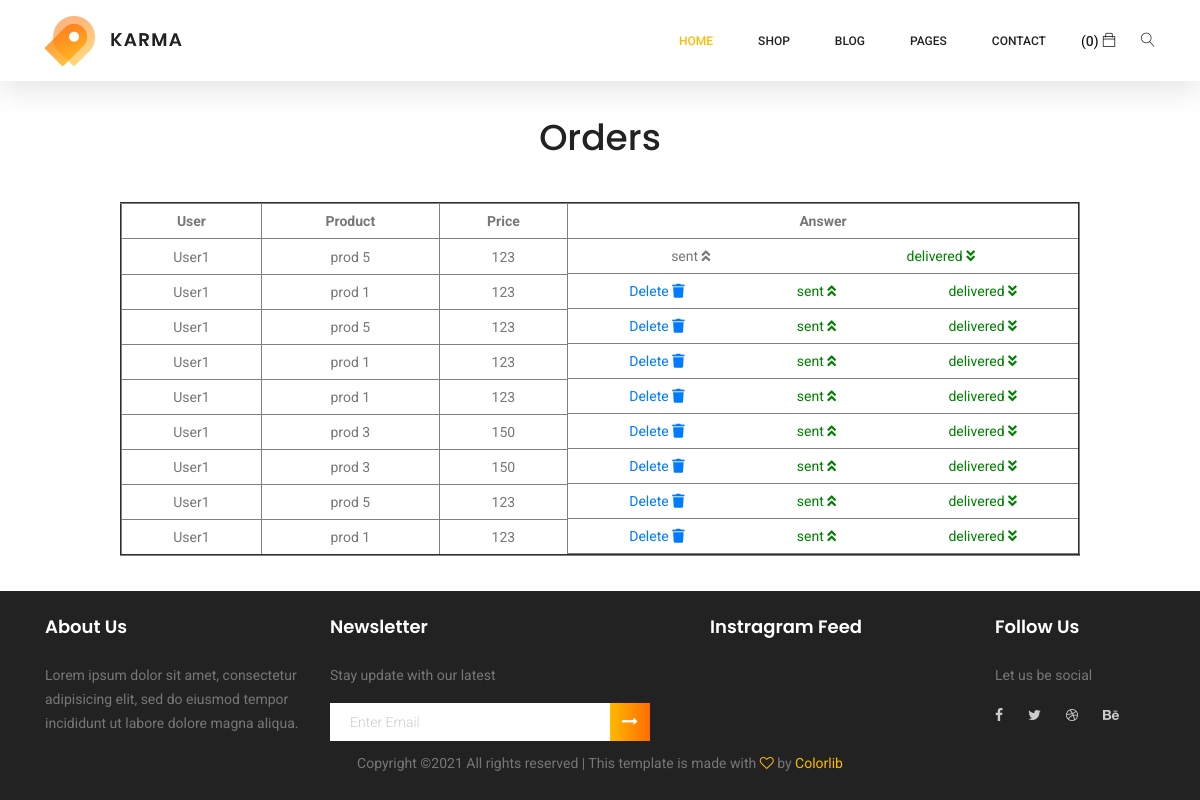
Page /admin/orders on the committed database.
### tables this page shows
CREATE TABLE `orders` (
  `id` int(11) NOT NULL,
  `user_id` int(11) NOT NULL,
  `product_count` int(11) NOT NULL,
  `prod_id` int(11) NOT NULL,
  `date` datetime NOT NULL,
  `status_id` int(11) DEFAULT NULL
);

CREATE TABLE `user` (
  `id` int(11) NOT NULL,
  `login` varchar(255) NOT NULL,
  `password` varchar(255) NOT NULL,
  `country` varchar(255) NOT NULL
);

CREATE TABLE `products` (
  `id` int(11) NOT NULL,
  `name` varchar(255) NOT NULL,
  `price` int(11) NOT NULL,
  `is_top` int(1) NOT NULL,
  `description` text NOT NULL,
  `image` varchar(255) NOT NULL,
  `coming_soon` int(1) NOT NULL,
  `width` int(11) NOT NULL,
  `height` int(11) NOT NULL,
  `depth` int(11) NOT NULL,
  `Weight` int(11) NOT NULL
);

### config/routes.php (called while the page is built)
<?php
return [
	'bag/add/([0-9]+)' => "bag/add/$1",
	'bag/buy' => "bag/buy",
	'bag/count' => "bag/count",
	'bag/del/([0-9]+)' => "bag/delete/$1",
	'bag' => "bag/View",
	'user/login' => "user/login",
	"user/cabinet" => "user/cabinet",
	'user/orders/([0-9]+)' => "user/orders/$1",
	'user/change' => "user/change",
	'user/new' => "user/registration",
	'user' => "user/index",
	'out' => "user/out",
	'admin/orders' => "admin/orders",
	'admin/update/([0-9]+)/([0-9]+)' => "admin/status/$1/$2",
	'admin/add' => "admin/add",
	'admin' => "admin/index",
	'product/([0-9]+)' => "Product/View/$1",
	'index.php' => "site/index",
	'' => "site/index"
];

### models/payment.php (called while the page is built, shortened)
<?php
class Payment{
	public static function getOrders(){
		$db = DB::getConnection();
		$sql = "SELECT orders.status_id, orders.id, products.name, products.price, user.login
				FROM orders JOIN products ON orders.prod_id = products.id
				JOIN user ON orders.user_id = user.id";
		$result = $db->query($sql);
		return $result;
	}
}

### index.php (called while the page is built, shortened)
<?php
require_once "components/Router.php";
require "components/Autoload.php";
$obj = new Router();
$obj->run();

### components/autoload.php (called while the page is built, shortened)
<?php
function my_autoload($className){
	$array_paths = [
		'/models/',
		'/components/'
	];
	foreach($array_paths as $path){
		$path = $_SERVER['DOCUMENT_ROOT'] . $path . $className . '.php';
	}
}

### models/Bag.php (called while the page is built, shortened)
<?php
class Bag{
	public static function countOfProductsInBag(){
		return 0;
	}
}

### viwes/user/orders.php (the view, shortened to what this page needs)
<?php require_once $_SERVER['DOCUMENT_ROOT'] . "/templates/layouts/header.php"; ?>
<h1>Orders</h1>
<table class="main_info" border="2px solid black">
	<th>
		User
	</th>
	<th>
		Product
	</th>
	<th>
		Price
	</th>
	<th>
		Answer
	</th>
	<? while($row = $orders->fetch()):?>
		<tr>
			<td>
				<?=$row['login']?>
			</td>
			<td>
				<?=$row['name']?>
			</td>
			<td>
				<?=$row['price']?>
			</td>
			<td class="answer" style="border-left: 0; border-right: 0; border-top: 0;">
				<?if($row['status_id'] == '4'):?>
					<a href="/admin/update/1/<?=$row['id']?>" style="border: 0">Delete <i class="fas fa-trash"></i></a>
					<a href="/admin/update/2/<?=$row['id']?>" style="color: green">sent <i class="fas fa-angle-double-up"></i></a>
					<a href="/admin/update/3/<?=$row['id']?>" style="color: green">delivered <i class="fas fa-angle-double-down"></i></a>
				<?elseif ($row['status_id'] == 2):?>
					<p style="margin: 0;">sent <i class="fas fa-angle-double-up"></i></p>
					<a href="/admin/update/3/<?=$row['id']?>" style="color: green">delivered <i class="fas fa-angle-double-down"></i></a>
				<?elseif ($row['status_id'] == 3):?>
					<p>Delivered <i class="fas fa-angle-double-down"></i></p>
				<?else: echo 'Deleted';?>
				<?endif;?>
			</td>
		</tr>
	<?endwhile;?>
</table>
<?php require_once $_SERVER['DOCUMENT_ROOT'] . "/templates/layouts/footer.php" ?>

### components/Router.php (shortened to what this page needs)
<?php
class Router{
	private $routes;
	public function __construct(){
		$this->routes = require $_SERVER['DOCUMENT_ROOT'] . "/config/routes.php";
	}
	public function getURI(){
		if(!empty($_SERVER['REQUEST_URI'])) {
			return trim($_SERVER['REQUEST_URI']);
		}
	}
	public function run(){
		$uri = ltrim(self::getURI(), '/');
		foreach ($this->routes as $routePattern => $path){
			if(preg_match("~$routePattern~", $uri)){
				$internalRoute = preg_replace("~$routePattern~", $path, $uri);
				$segments = explode("/", $internalRoute);
				$controllerName = ucfirst(array_shift($segments)) . "Controller";
				$actionName = "action" . ucfirst(array_shift($segments));
				$controllerObj = new $controllerName();
				$result = call_user_func_array([$controllerObj, $actionName], $segments);
				exit;
			}
		}
	}
}

### controllers/adminController.php (shortened to what this page needs)
<?php
class adminController{
	public static function actionOrders(){
		$orders = payment::getOrders();
		if($orders){
			require_once $_SERVER['DOCUMENT_ROOT'] . "/viwes/user/orders.php";
		}
	}
}

### templates/layouts/header.php (shortened to what this page needs)
<!DOCTYPE html>
<html lang="zxx" class="no-js">
<head>
    <link rel="stylesheet" href="https://use.fontawesome.com/releases/v5.4.2/css/all.css"
>
	<link rel="stylesheet" href="<?$_SERVER["DOCUMENT_ROOT"]?>/templates/css/linearicons.css">
	<link rel="stylesheet" href="<?$_SERVER["DOCUMENT_ROOT"]?>/templates/css/font-awesome.min.css">
	<link rel="stylesheet" href="<?$_SERVER["DOCUMENT_ROOT"]?>/templates/css/themify-icons.css">
	<link rel="stylesheet" href="<?$_SERVER["DOCUMENT_ROOT"]?>/templates/css/bootstrap.css">
	<link rel="stylesheet" href="<?$_SERVER["DOCUMENT_ROOT"]?>/templates/css/owl.carousel.css">
	<link rel="stylesheet" href="<?$_SERVER["DOCUMENT_ROOT"]?>/templates/css/nice-select.css">
	<link rel="stylesheet" href="<?$_SERVER["DOCUMENT_ROOT"]?>/templates/css/nouislider.min.css">
	<link rel="stylesheet" href="<?$_SERVER["DOCUMENT_ROOT"]?>/templates/css/ion.rangeSlider.css" />
	<link rel="stylesheet" href="<?$_SERVER["DOCUMENT_ROOT"]?>/templates/css/ion.rangeSlider.skinFlat.css" />
	<link rel="stylesheet" href="<?$_SERVER["DOCUMENT_ROOT"]?>/templates/css/magnific-popup.css">
	<link rel="stylesheet" href="<?$_SERVER["DOCUMENT_ROOT"]?>/templates/css/main.css">
</head>
<body>
<header class="header_area sticky-header">
	<div class="main_menu">
		<nav class="navbar navbar-expand-lg navbar-light main_box">
			<div class="container">
				<a class="navbar-brand logo_h" href="/"><img src="<?$_SERVER['DOCUMENT_ROOT']?>/templates/img/logo.png" alt=""></a>
				<div class="collapse navbar-collapse offset" id="navbarSupportedContent">
					<ul class="nav navbar-nav menu_nav ml-auto">
						<li class="nav-item active"><a class="nav-link" href="index.html">Home</a></li>
						<li class="nav-item submenu dropdown">
							<a href="#" class="nav-link dropdown-toggle" data-toggle="dropdown" role="button" aria-haspopup="true"
							   aria-expanded="false">Shop</a>
						</li>
						<li class="nav-item submenu dropdown">
							<a href="#" class="nav-link dropdown-toggle" data-toggle="dropdown" role="button" aria-haspopup="true"
							   aria-expanded="false">Blog</a>
						</li>
						<li class="nav-item submenu dropdown">
							<a href="#" class="nav-link dropdown-toggle" data-toggle="dropdown" role="button" aria-haspopup="true"
							   aria-expanded="false">Pages</a>
						</li>
						<li class="nav-item"><a class="nav-link" href="contact.html">Contact</a></li>
					</ul>
					<ul class="nav navbar-nav navbar-right">
						<li class="nav-item">
                            <a href="/bag" class="cart" style="color: #000;">
                                (<span class="countOfProds"><?=Bag::countOfProductsInBag()?></span>)
                                <span class="ti-bag"></span>
                            </a>
                        </li>
						<li class="nav-item">
							<button class="search"><span class="lnr lnr-magnifier" id="search"></span></button>
						</li>
					</ul>
				</div>
			</div>
		</nav>
	</div>
</header>

### templates/layouts/footer.php (shortened to what this page needs)
<footer class="footer-area section_gap">
	<div class="container">
		<div class="row">
			<div class="col-lg-3  col-md-6 col-sm-6">
				<div class="single-footer-widget">
					<h6>About Us</h6>
					<p>
						Lorem ipsum dolor sit amet, consectetur adipisicing elit, sed do eiusmod tempor incididunt ut labore dolore
						magna aliqua.
					</p>
				</div>
			</div>
			<div class="col-lg-4  col-md-6 col-sm-6">
				<div class="single-footer-widget">
					<h6>Newsletter</h6>
					<p>Stay update with our latest</p>
					<div class="" id="mc_embed_signup">
						<form target="_blank" novalidate="true" action="https://spondonit.us12.list-manage.com/subscribe/post?u=1462626880ade1ac87bd9c93a&amp;id=92a4423d01"
							  method="get" class="form-inline">
							<div class="d-flex flex-row">
								<input class="form-control" name="EMAIL" placeholder="Enter Email" onfocus="this.placeholder = ''" onblur="this.placeholder = 'Enter Email '"
									   required="" type="email">
								<button class="click-btn btn btn-default"><i class="fa fa-long-arrow-right" aria-hidden="true"></i></button>
							</div>
						</form>
					</div>
				</div>
			</div>
			<div class="col-lg-3  col-md-6 col-sm-6">
				<div class="single-footer-widget mail-chimp">
					<h6 class="mb-20">Instragram Feed</h6>
				</div>
			</div>
			<div class="col-lg-2 col-md-6 col-sm-6">
				<div class="single-footer-widget">
					<h6>Follow Us</h6>
					<p>Let us be social</p>
					<div class="footer-social d-flex align-items-center">
						<a href="#"><i class="fa fa-facebook"></i></a>
						<a href="#"><i class="fa fa-twitter"></i></a>
						<a href="#"><i class="fa fa-dribbble"></i></a>
						<a href="#"><i class="fa fa-behance"></i></a>
					</div>
				</div>
			</div>
		</div>
		<div class="footer-bottom d-flex justify-content-center align-items-center flex-wrap">
			<p class="footer-text m-0">
				Copyright &copy;<script>document.write(new Date().getFullYear());</script> All rights reserved | This template is made with <i class="fa fa-heart-o" aria-hidden="true"></i> by <a href="https://colorlib.com" target="_blank">Colorlib</a>
			</p>
		</div>
	</div>
</footer>
</body>
</html>

### viwes/user/orders.php (style rules this page uses)
body { height: 100vh; display: flex; justify-content: space-between; align-items: center; flex-direction: column; }
.header_area { position: static; }
.footer-area { width: 100%; padding: 25px 0; }
footer { padding: 25px 0; }
.main_info { width: 80%; margin: 0 auto; }
td, th { text-align: center; padding: 5px; }
.footer-text { padding: 0; }
.answer { display: flex; justify-content: space-around; align-items: center; }

### rows in the picture
orders: user.login "User1", prod.name "prod 5", prod.price "123"
orders: user.login "User1", prod.name "prod 1", prod.price "123"
orders: user.login "User1", prod.name "prod 5", prod.price "123"
orders: user.login "User1", prod.name "prod 1", prod.price "123"
orders: user.login "User1", prod.name "prod 1", prod.price "123"
orders: user.login "User1", prod.name "prod 3", prod.price "150"
orders: user.login "User1", prod.name "prod 3", prod.price "150"
orders: user.login "User1", prod.name "prod 5", prod.price "123"
orders: user.login "User1", prod.name "prod 1", prod.price "123"
